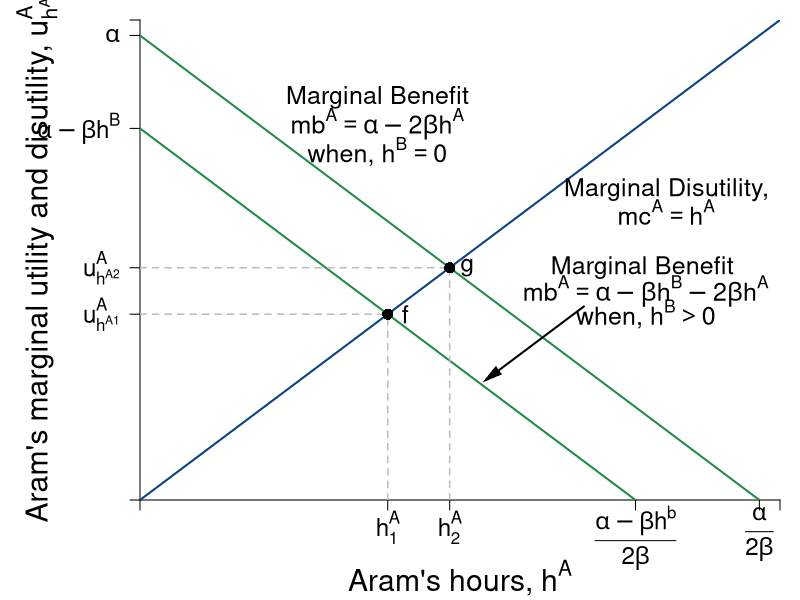

R code for this plot:
require(shape)
pdf(file = "coordination_failures/marginal_benefit_cost_cournot.pdf", width = 9, height = 7)

#Set parameters for graphics
pointsize <- 1.8
axislabelsize <- 1.8
labelsize <- 1.5
namesize <- 1.8
annotatesize <- 1.5
graphlinewidth <- 2
segmentlinewidth <- 1.5

COL <- c("#7fc97f", "#beaed4", "#fdc086", "#ffff99", "#386cb0", "#f0027f", "#bf5b17", "#666666")
COLA <- c("#99d8c9","#66c2a4","#41ae76", "#238b45", "#005824")
COLB <- c("#4eb3d3", "#2b8cbe", "#0868ac","#084081")

par(mar =  c(5, 7, 1, 1))

MBenefit <- function(ea, eb = 12, alpha = 30, beta = 1/2) {
  (alpha - beta*eb - 2*beta*ea)
}

MCost <- function(ea, slope = 1, intercept = 0){
  slope*ea
 }


xlims <- c(0, 31)
ylims <- c(0, 31)

npts <- 501 
x <- seq(xlims[1], xlims[2], length.out = npts)
y <- seq(ylims[1], ylims[2], length.out = npts) 
a <- c(12, 46.08, 90)

plot(0, 0, xlim = xlims, ylim = ylims, type = "n",
     xlab = expression(paste("")),
     ylab = expression(paste("")), 
     xaxt = "n", 
     yaxt = "n", 
     cex.lab = axislabelsize, 
     bty = "n",
     xaxs="i", 
     yaxs="i")

# ticksy <- seq(from = 0, to = ylims[2], by = 2)
# ylabels <- seq(from = 0, to = ylims[2], by = 2)
# ticksx <- seq(from = 0, to = xlims[2], by = 2)
# xlabels <- seq(from = 0, to = xlims[2], by = 2)
ticksy <- c(0, MBenefit(12), MBenefit(15, eb = 0), MBenefit(ea = 0), 30, ylims[2])
ylabels <- c(NA, expression(paste(u[h^A1]^A)), expression(paste(u[h^A2]^A)), expression(paste(alpha - beta*h^B)), expression(paste(alpha)), NA)
ticksx <- c(0, 12, 15, 24, 30, xlims[2])
xlabels <- c(NA, expression(paste(h[1]^A)), expression(paste(h[2]^A)), expression(paste(frac(alpha - beta*h^b,2*beta) )), expression(paste(frac(alpha,2*beta) )), NA)

axis(1, at = ticksx, pos = 0, labels = FALSE ,las = 1, cex.axis = labelsize - 0.05)
axis(2, at = ticksy, pos = 0, labels = ylabels, las = 1, cex.axis = labelsize - 0.05)
text(x = c(0, 12, 15, 24, 30, xlims[2]), par("usr")[3] - 0.4, labels = xlabels, srt = 0, pos = 1, xpd = TRUE, cex = labelsize - 0.05)

mtext(expression(paste("Aram's hours, ", h^A)), side=1, line = 4, cex = axislabelsize)
text(-5, 0.5*ylims[2], expression(paste("Aram's marginal utility and disutility, ", u[h^A]^A)), xpd = TRUE, cex = axislabelsize, srt = 90) 

npts <- 500 
xx1 <- seq(xlims[1], xlims[2], length.out = npts)
xx2 <- seq(4, 8, length.out = npts)

lines(xx1, MBenefit(xx1, eb = 12), col = COLA[4], lwd = graphlinewidth)
lines(xx1, MBenefit(xx1, eb = 0), col = COLA[4], lwd = graphlinewidth)
lines(xx1, MCost(xx1), col = COLB[4], lwd = graphlinewidth)

#For NE hours = 12
segments(0, 12, 12, 12, lty = 2, col =  "gray", lwd = segmentlinewidth)
segments(12, 0, 12, MBenefit(12), lty = 2, col = "gray", lwd = segmentlinewidth)

#For P-efficient hours = 10
segments(0, MBenefit(15, eb = 0), 15, MBenefit(15, eb = 0), lty = 2, col = "gray" , lwd = segmentlinewidth)
segments(15, 0, 15, MBenefit(15, eb = 0),  lty = 2, col = "gray" , lwd = segmentlinewidth)


text(11.5, 26, expression(paste("Marginal Benefit")), cex = labelsize)
text(11.5, 24.3, expression(paste(mb^A== alpha - 2*beta*h^A )), cex = labelsize)
text(11.5, 22.5, expression(paste("when, ", h^B== 0 )), cex = labelsize)

text(25.5, 20, expression(paste("Marginal Disutility,")), cex = labelsize)
text(25.5, 18.6, expression(paste(mc^A == h^A)), cex = labelsize)


text(24.5, 15, expression(paste("Marginal Benefit ")), cex = labelsize)
text(24.5, 13.5, expression(paste(mb^A == alpha - beta*h^B - 2*beta*h^A)), cex = labelsize)
text(24.5, 12, expression(paste("when, ", h^B > 0 )), cex = labelsize)
Arrows(21.5, 12.5, 17, 8, col = "black", lty = 1, lwd = 2, arr.type = "triangle", arr.lwd = 0.5)


points(12, 12, pch = 16, col = "black", cex = 1.5)
text(12 + 0.85, 12, expression(paste(f)), cex = labelsize)

points(15, 15, pch = 16, col = "black", cex = 1.5)
text(15 + 0.85, 15, expression(paste(g)), cex = labelsize)

#Label the iso-welfare functions for the HG, Aisha
text(9.7, 60, expression(u[1]^A),  cex= labelsize - 0.05)
text(7.6, 60, expression(u[2]^A), cex= labelsize - 0.05)
text(4.8, 60, expression(u[3]^A), cex= labelsize - 0.05)



dev.off()
